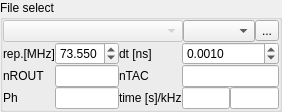
<?xml version="1.0" encoding="UTF-8"?>
<ui version="4.0">
 <class>Form</class>
 <widget class="QWidget" name="Form">
  <property name="geometry">
   <rect>
    <x>0</x>
    <y>0</y>
    <width>281</width>
    <height>101</height>
   </rect>
  </property>
  <property name="windowTitle">
   <string>Form</string>
  </property>
  <layout class="QVBoxLayout" name="verticalLayout">
   <property name="spacing">
    <number>0</number>
   </property>
   <property name="margin">
    <number>0</number>
   </property>
   <item>
    <widget class="QGroupBox" name="groupBox">
     <property name="title">
      <string>File select</string>
     </property>
     <layout class="QGridLayout" name="gridLayout">
      <property name="margin">
       <number>0</number>
      </property>
      <property name="spacing">
       <number>0</number>
      </property>
      <item row="1" column="4">
       <widget class="QDoubleSpinBox" name="doubleSpinBox_2">
        <property name="toolTip">
         <string>Repetition rate. Time-resoltion of macro-time.</string>
        </property>
        <property name="decimals">
         <number>3</number>
        </property>
        <property name="value">
         <double>73.549999999999997</double>
        </property>
       </widget>
      </item>
      <item row="5" column="0">
       <widget class="QLabel" name="label_3">
        <property name="text">
         <string>Ph</string>
        </property>
       </widget>
      </item>
      <item row="5" column="4">
       <widget class="QLineEdit" name="lineEdit_5">
        <property name="enabled">
         <bool>true</bool>
        </property>
        <property name="sizePolicy">
         <sizepolicy hsizetype="Expanding" vsizetype="Fixed">
          <horstretch>0</horstretch>
          <verstretch>0</verstretch>
         </sizepolicy>
        </property>
        <property name="toolTip">
         <string>Number of photons in loaded file</string>
        </property>
        <property name="readOnly">
         <bool>true</bool>
        </property>
       </widget>
      </item>
      <item row="4" column="5">
       <widget class="QLabel" name="label_4">
        <property name="text">
         <string>nTAC</string>
        </property>
       </widget>
      </item>
      <item row="4" column="0">
       <widget class="QLabel" name="label">
        <property name="text">
         <string>nROUT</string>
        </property>
       </widget>
      </item>
      <item row="4" column="4">
       <widget class="QLineEdit" name="lineEdit_3">
        <property name="enabled">
         <bool>true</bool>
        </property>
        <property name="toolTip">
         <string>Number of routing channels</string>
        </property>
        <property name="readOnly">
         <bool>true</bool>
        </property>
       </widget>
      </item>
      <item row="1" column="0">
       <widget class="QLabel" name="label_6">
        <property name="sizePolicy">
         <sizepolicy hsizetype="Fixed" vsizetype="Preferred">
          <horstretch>0</horstretch>
          <verstretch>0</verstretch>
         </sizepolicy>
        </property>
        <property name="text">
         <string>rep.[MHz]</string>
        </property>
       </widget>
      </item>
      <item row="4" column="6">
       <widget class="QLineEdit" name="lineEdit">
        <property name="enabled">
         <bool>true</bool>
        </property>
        <property name="toolTip">
         <string>Number of TAC channels</string>
        </property>
        <property name="readOnly">
         <bool>true</bool>
        </property>
       </widget>
      </item>
      <item row="0" column="0" colspan="13">
       <layout class="QHBoxLayout" name="horizontalLayout">
        <property name="spacing">
         <number>0</number>
        </property>
        <item>
         <widget class="QComboBox" name="comboBox">
          <property name="enabled">
           <bool>false</bool>
          </property>
          <property name="sizePolicy">
           <sizepolicy hsizetype="Expanding" vsizetype="Fixed">
            <horstretch>0</horstretch>
            <verstretch>0</verstretch>
           </sizepolicy>
          </property>
         </widget>
        </item>
        <item>
         <widget class="QComboBox" name="comboBox_2">
          <property name="sizePolicy">
           <sizepolicy hsizetype="Fixed" vsizetype="Fixed">
            <horstretch>0</horstretch>
            <verstretch>0</verstretch>
           </sizepolicy>
          </property>
          <property name="toolTip">
           <string>File-format</string>
          </property>
         </widget>
        </item>
        <item>
         <widget class="QToolButton" name="toolButton">
          <property name="toolTip">
           <string>Load files</string>
          </property>
          <property name="text">
           <string>...</string>
          </property>
         </widget>
        </item>
       </layout>
      </item>
      <item row="1" column="5">
       <widget class="QLabel" name="label_2">
        <property name="sizePolicy">
         <sizepolicy hsizetype="Fixed" vsizetype="Preferred">
          <horstretch>0</horstretch>
          <verstretch>0</verstretch>
         </sizepolicy>
        </property>
        <property name="text">
         <string>dt [ns]</string>
        </property>
       </widget>
      </item>
      <item row="1" column="6">
       <widget class="QDoubleSpinBox" name="doubleSpinBox">
        <property name="toolTip">
         <string>Time-resoltion of micro time</string>
        </property>
        <property name="decimals">
         <number>4</number>
        </property>
        <property name="minimum">
         <double>0.000100000000000</double>
        </property>
        <property name="maximum">
         <double>999999.000000000000000</double>
        </property>
        <property name="singleStep">
         <double>0.001000000000000</double>
        </property>
        <property name="value">
         <double>0.001000000000000</double>
        </property>
       </widget>
      </item>
      <item row="5" column="6">
       <layout class="QHBoxLayout" name="horizontalLayout_2">
        <property name="spacing">
         <number>0</number>
        </property>
        <item>
         <widget class="QLineEdit" name="lineEdit_6">
          <property name="enabled">
           <bool>true</bool>
          </property>
          <property name="sizePolicy">
           <sizepolicy hsizetype="Expanding" vsizetype="Fixed">
            <horstretch>0</horstretch>
            <verstretch>0</verstretch>
           </sizepolicy>
          </property>
          <property name="toolTip">
           <string>Total measurement time in seconds</string>
          </property>
          <property name="maxLength">
           <number>200</number>
          </property>
          <property name="readOnly">
           <bool>true</bool>
          </property>
         </widget>
        </item>
        <item>
         <widget class="QLineEdit" name="lineEdit_7">
          <property name="enabled">
           <bool>true</bool>
          </property>
          <property name="sizePolicy">
           <sizepolicy hsizetype="Expanding" vsizetype="Fixed">
            <horstretch>0</horstretch>
            <verstretch>0</verstretch>
           </sizepolicy>
          </property>
          <property name="toolTip">
           <string>Average count-rate of all detected photons in kHz</string>
          </property>
          <property name="readOnly">
           <bool>true</bool>
          </property>
         </widget>
        </item>
       </layout>
      </item>
      <item row="5" column="5">
       <widget class="QLabel" name="label_5">
        <property name="text">
         <string>time [s]/kHz</string>
        </property>
       </widget>
      </item>
     </layout>
    </widget>
   </item>
  </layout>
  <action name="actionSample_changed">
   <property name="text">
    <string>Sample changed</string>
   </property>
  </action>
  <action name="actionLoad_sample">
   <property name="text">
    <string>Load sample</string>
   </property>
  </action>
  <action name="actionDt_changed">
   <property name="text">
    <string>Dt changed</string>
   </property>
  </action>
 </widget>
 <resources/>
 <connections>
  <connection>
   <sender>comboBox</sender>
   <signal>currentIndexChanged(int)</signal>
   <receiver>actionSample_changed</receiver>
   <slot>trigger()</slot>
   <hints>
    <hint type="sourcelabel">
     <x>186</x>
     <y>79</y>
    </hint>
    <hint type="destinationlabel">
     <x>-1</x>
     <y>-1</y>
    </hint>
   </hints>
  </connection>
  <connection>
   <sender>toolButton</sender>
   <signal>clicked()</signal>
   <receiver>actionLoad_sample</receiver>
   <slot>trigger()</slot>
   <hints>
    <hint type="sourcelabel">
     <x>311</x>
     <y>27</y>
    </hint>
    <hint type="destinationlabel">
     <x>-1</x>
     <y>-1</y>
    </hint>
   </hints>
  </connection>
  <connection>
   <sender>doubleSpinBox_2</sender>
   <signal>valueChanged(double)</signal>
   <receiver>actionDt_changed</receiver>
   <slot>trigger()</slot>
   <hints>
    <hint type="sourcelabel">
     <x>117</x>
     <y>46</y>
    </hint>
    <hint type="destinationlabel">
     <x>-1</x>
     <y>-1</y>
    </hint>
   </hints>
  </connection>
 </connections>
</ui>
